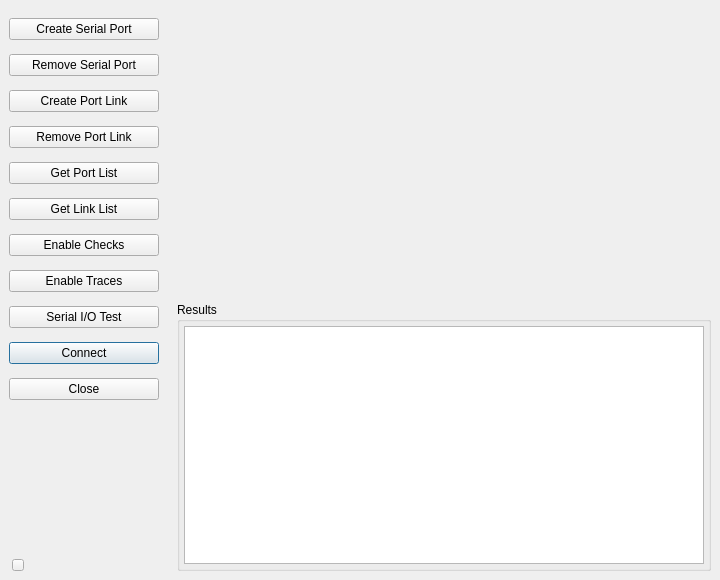
<?xml version="1.0" encoding="UTF-8"?>
<ui version="4.0">
 <class>VSCMainWindow</class>
 <widget class="QMainWindow" name="VSCMainWindow">
  <property name="minimumSize">
   <size>
    <width>720</width>
    <height>580</height>
   </size>
  </property>
  <property name="windowTitle">
   <string>Virtual Serial Port Controller</string>
  </property>
  <property name="documentMode">
   <bool>true</bool>
  </property>
  <widget class="QWidget" name="centralwidget">
   <layout class="QHBoxLayout" name="horizontalLayout_2" stretch="0,90">
    <item>
     <widget class="QWidget" name="pnlButtons" native="true">
      <property name="sizePolicy">
       <sizepolicy hsizetype="Minimum" vsizetype="Ignored">
        <horstretch>0</horstretch>
        <verstretch>0</verstretch>
       </sizepolicy>
      </property>
      <layout class="QVBoxLayout" name="verticalLayout_2">
       <property name="spacing">
        <number>14</number>
       </property>
       <property name="leftMargin">
        <number>0</number>
       </property>
       <property name="rightMargin">
        <number>0</number>
       </property>
       <property name="bottomMargin">
        <number>0</number>
       </property>
       <item>
        <widget class="QPushButton" name="btn01SPCreate">
         <property name="text">
          <string>Create Serial Port</string>
         </property>
        </widget>
       </item>
       <item>
        <widget class="QPushButton" name="btn02SPRemove">
         <property name="text">
          <string>Remove Serial Port</string>
         </property>
        </widget>
       </item>
       <item>
        <widget class="QPushButton" name="btn03LKCreate">
         <property name="minimumSize">
          <size>
           <width>150</width>
           <height>0</height>
          </size>
         </property>
         <property name="text">
          <string>Create Port Link</string>
         </property>
        </widget>
       </item>
       <item>
        <widget class="QPushButton" name="btn04LKRemove">
         <property name="minimumSize">
          <size>
           <width>150</width>
           <height>0</height>
          </size>
         </property>
         <property name="text">
          <string>Remove Port Link</string>
         </property>
        </widget>
       </item>
       <item>
        <widget class="QPushButton" name="btn05PortList">
         <property name="minimumSize">
          <size>
           <width>150</width>
           <height>0</height>
          </size>
         </property>
         <property name="text">
          <string>Get Port List</string>
         </property>
        </widget>
       </item>
       <item>
        <widget class="QPushButton" name="btn06LinkList">
         <property name="text">
          <string>Get Link List</string>
         </property>
        </widget>
       </item>
       <item>
        <widget class="QPushButton" name="btn07Checks">
         <property name="minimumSize">
          <size>
           <width>150</width>
           <height>0</height>
          </size>
         </property>
         <property name="text">
          <string>Enable Checks</string>
         </property>
        </widget>
       </item>
       <item>
        <widget class="QPushButton" name="btn08Traces">
         <property name="minimumSize">
          <size>
           <width>150</width>
           <height>0</height>
          </size>
         </property>
         <property name="text">
          <string>Enable Traces</string>
         </property>
        </widget>
       </item>
       <item>
        <widget class="QPushButton" name="btn11SerialIO">
         <property name="text">
          <string>Serial I/O Test</string>
         </property>
        </widget>
       </item>
       <item>
        <widget class="QPushButton" name="btn09Connect">
         <property name="text">
          <string>Connect</string>
         </property>
         <property name="autoDefault">
          <bool>true</bool>
         </property>
         <property name="default">
          <bool>true</bool>
         </property>
        </widget>
       </item>
       <item>
        <widget class="QPushButton" name="btn10Close">
         <property name="text">
          <string>Close</string>
         </property>
        </widget>
       </item>
       <item>
        <spacer name="verticalSpacer_2">
         <property name="orientation">
          <enum>Qt::Orientation::Vertical</enum>
         </property>
         <property name="sizeHint" stdset="0">
          <size>
           <width>20</width>
           <height>40</height>
          </size>
         </property>
        </spacer>
       </item>
       <item>
        <spacer name="verticalSpacer">
         <property name="orientation">
          <enum>Qt::Orientation::Vertical</enum>
         </property>
         <property name="sizeHint" stdset="0">
          <size>
           <width>20</width>
           <height>40</height>
          </size>
         </property>
        </spacer>
       </item>
       <item>
        <widget class="QWidget" name="widget" native="true">
         <layout class="QHBoxLayout" name="horizontalLayout">
          <property name="spacing">
           <number>4</number>
          </property>
          <property name="leftMargin">
           <number>0</number>
          </property>
          <property name="topMargin">
           <number>0</number>
          </property>
          <property name="rightMargin">
           <number>0</number>
          </property>
          <property name="bottomMargin">
           <number>0</number>
          </property>
          <item>
           <widget class="QToolButton" name="toolButton">
            <property name="maximumSize">
             <size>
              <width>12</width>
              <height>12</height>
             </size>
            </property>
            <property name="text">
             <string/>
            </property>
            <property name="popupMode">
             <enum>QToolButton::ToolButtonPopupMode::InstantPopup</enum>
            </property>
            <property name="toolButtonStyle">
             <enum>Qt::ToolButtonStyle::ToolButtonFollowStyle</enum>
            </property>
           </widget>
          </item>
          <item>
           <spacer name="horizontalSpacer">
            <property name="orientation">
             <enum>Qt::Orientation::Horizontal</enum>
            </property>
            <property name="sizeType">
             <enum>QSizePolicy::Policy::Fixed</enum>
            </property>
            <property name="sizeHint" stdset="0">
             <size>
              <width>132</width>
              <height>8</height>
             </size>
            </property>
           </spacer>
          </item>
         </layout>
        </widget>
       </item>
      </layout>
     </widget>
    </item>
    <item>
     <widget class="QWidget" name="pnlContent" native="true">
      <property name="sizePolicy">
       <sizepolicy hsizetype="Expanding" vsizetype="Expanding">
        <horstretch>0</horstretch>
        <verstretch>0</verstretch>
       </sizepolicy>
      </property>
      <layout class="QVBoxLayout" name="verticalLayout_3">
       <property name="spacing">
        <number>24</number>
       </property>
       <property name="leftMargin">
        <number>12</number>
       </property>
       <property name="topMargin">
        <number>0</number>
       </property>
       <property name="rightMargin">
        <number>0</number>
       </property>
       <property name="bottomMargin">
        <number>0</number>
       </property>
       <item>
        <widget class="QWidget" name="pnlPages" native="true">
         <property name="sizePolicy">
          <sizepolicy hsizetype="Expanding" vsizetype="Minimum">
           <horstretch>0</horstretch>
           <verstretch>0</verstretch>
          </sizepolicy>
         </property>
         <layout class="QVBoxLayout" name="verticalLayout_4">
          <property name="spacing">
           <number>0</number>
          </property>
          <property name="leftMargin">
           <number>0</number>
          </property>
          <property name="topMargin">
           <number>0</number>
          </property>
          <property name="rightMargin">
           <number>0</number>
          </property>
          <property name="bottomMargin">
           <number>0</number>
          </property>
          <item>
           <widget class="QStackedWidget" name="stackedWidget">
            <property name="frameShape">
             <enum>QFrame::Shape::NoFrame</enum>
            </property>
            <property name="currentIndex">
             <number>0</number>
            </property>
            <widget class="PGSPCreate" name="pg01SPCreate"/>
            <widget class="PGSPRemove" name="pg02SPRemove"/>
            <widget class="PGLKCreate" name="pg03LKCreate"/>
            <widget class="PGLKRemove" name="pg04LKRemove"/>
            <widget class="PGPortList" name="pg05PortList"/>
            <widget class="PGLinkList" name="pg06LinkList"/>
            <widget class="PGChecks" name="pg07Checks"/>
            <widget class="PGTrace" name="pg08Traces"/>
            <widget class="PGConnect" name="pg09Connect"/>
           </widget>
          </item>
         </layout>
        </widget>
       </item>
       <item>
        <widget class="QGroupBox" name="groupBox">
         <property name="title">
          <string>Results</string>
         </property>
         <layout class="QVBoxLayout" name="verticalLayout">
          <property name="spacing">
           <number>0</number>
          </property>
          <property name="sizeConstraint">
           <enum>QLayout::SizeConstraint::SetDefaultConstraint</enum>
          </property>
          <property name="leftMargin">
           <number>4</number>
          </property>
          <property name="topMargin">
           <number>4</number>
          </property>
          <property name="rightMargin">
           <number>4</number>
          </property>
          <property name="bottomMargin">
           <number>4</number>
          </property>
          <item>
           <widget class="QTextBrowser" name="textBrowser">
            <property name="font">
             <font>
              <family>Menlo</family>
              <bold>true</bold>
             </font>
            </property>
            <property name="autoFormatting">
             <set>QTextEdit::AutoFormattingFlag::AutoNone</set>
            </property>
            <property name="tabChangesFocus">
             <bool>true</bool>
            </property>
            <property name="lineWrapMode">
             <enum>QTextEdit::LineWrapMode::NoWrap</enum>
            </property>
            <property name="openExternalLinks">
             <bool>true</bool>
            </property>
            <property name="openLinks">
             <bool>true</bool>
            </property>
           </widget>
          </item>
         </layout>
        </widget>
       </item>
      </layout>
     </widget>
    </item>
   </layout>
  </widget>
  <widget class="QMenuBar" name="menubar">
   <property name="geometry">
    <rect>
     <x>0</x>
     <y>0</y>
     <width>720</width>
     <height>24</height>
    </rect>
   </property>
  </widget>
 </widget>
 <customwidgets>
  <customwidget>
   <class>PGSPCreate</class>
   <extends>QWidget</extends>
   <header>pgspcreate.h</header>
   <container>1</container>
  </customwidget>
  <customwidget>
   <class>PGSPRemove</class>
   <extends>QWidget</extends>
   <header>pgspremove.h</header>
   <container>1</container>
  </customwidget>
  <customwidget>
   <class>PGLKCreate</class>
   <extends>QWidget</extends>
   <header>pglkcreate.h</header>
   <container>1</container>
  </customwidget>
  <customwidget>
   <class>PGLKRemove</class>
   <extends>QWidget</extends>
   <header>pglkremove.h</header>
   <container>1</container>
  </customwidget>
  <customwidget>
   <class>PGChecks</class>
   <extends>QWidget</extends>
   <header>pgchecks.h</header>
   <container>1</container>
  </customwidget>
  <customwidget>
   <class>PGTrace</class>
   <extends>QWidget</extends>
   <header>pgtrace.h</header>
   <container>1</container>
  </customwidget>
  <customwidget>
   <class>PGPortList</class>
   <extends>QWidget</extends>
   <header>pgportlist.h</header>
   <container>1</container>
  </customwidget>
  <customwidget>
   <class>PGLinkList</class>
   <extends>QWidget</extends>
   <header>pglinklist.h</header>
   <container>1</container>
  </customwidget>
  <customwidget>
   <class>PGConnect</class>
   <extends>QWidget</extends>
   <header>pgconnect.h</header>
   <container>1</container>
  </customwidget>
 </customwidgets>
 <tabstops>
  <tabstop>btn01SPCreate</tabstop>
  <tabstop>btn02SPRemove</tabstop>
  <tabstop>btn03LKCreate</tabstop>
  <tabstop>btn04LKRemove</tabstop>
  <tabstop>btn05PortList</tabstop>
  <tabstop>btn06LinkList</tabstop>
  <tabstop>btn07Checks</tabstop>
  <tabstop>btn08Traces</tabstop>
  <tabstop>btn11SerialIO</tabstop>
  <tabstop>btn09Connect</tabstop>
  <tabstop>btn10Close</tabstop>
  <tabstop>textBrowser</tabstop>
  <tabstop>toolButton</tabstop>
 </tabstops>
 <resources/>
 <connections>
  <connection>
   <sender>btn10Close</sender>
   <signal>clicked()</signal>
   <receiver>VSCMainWindow</receiver>
   <slot>close()</slot>
   <hints>
    <hint type="sourcelabel">
     <x>86</x>
     <y>365</y>
    </hint>
    <hint type="destinationlabel">
     <x>301</x>
     <y>246</y>
    </hint>
   </hints>
  </connection>
 </connections>
</ui>
